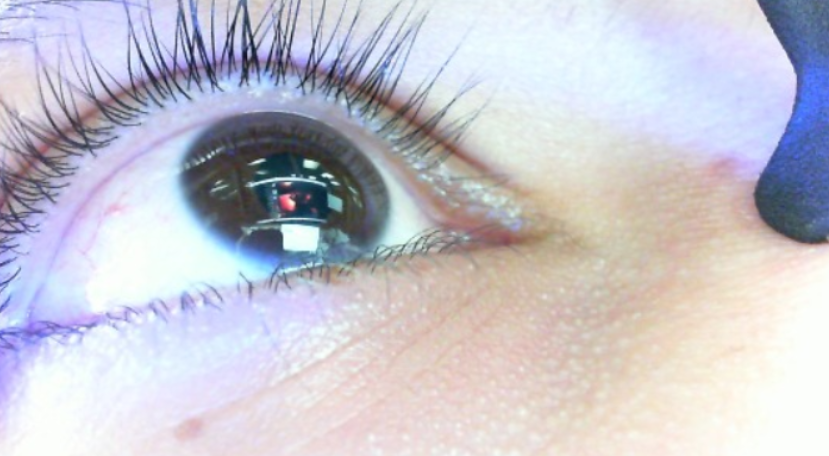
#> input picture EyeKnowYou/scriptpy/eye.PNG, 829 x 456 px; its folder holds only this picture in this run
$ python -i detect_iris.py   (imports and definitions only)
#> lines starting #> are read from the running program, lines starting #| are printed output that depends on the picture
#> further down, picture is the input picture: shape (456, 829, 3); mean B, G, R 206.8, 197.2, 198.4
from matplotlib import pyplot as plt
import cv2
import numpy as np
import argparse

# initialize the list of reference points and boolean indicating
# whether cropping is being performed or not
refPt = []
cropping = False
cropped = False

def bottom_hat_median_blurr(image):
    """
    Bottom hat filtering and smoothing with median filter
    :param image: image
    :return: filtered image
    """
    cimg = cv2.cvtColor(image, cv2.COLOR_BGR2GRAY)
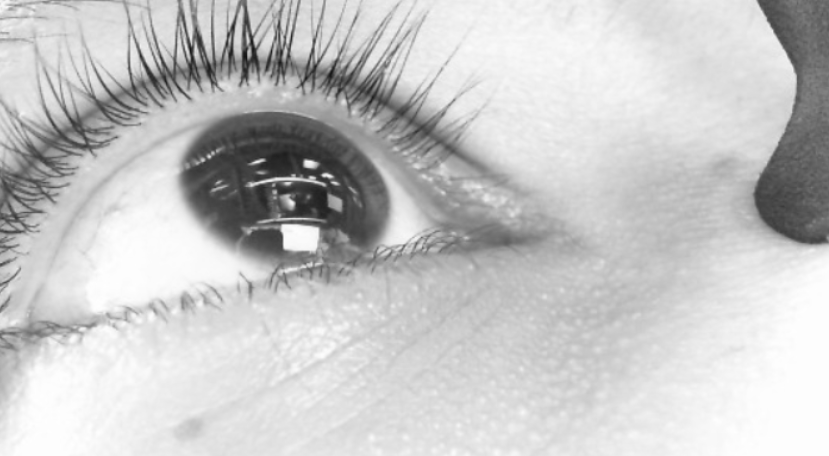
#> cimg: shape (456, 829); min 20, max 254, mean 198.6
    kernel = cv2.getStructuringElement(cv2.MORPH_ELLIPSE, (5, 5))
    blackhat = cv2.morphologyEx(cimg, cv2.MORPH_BLACKHAT, kernel)
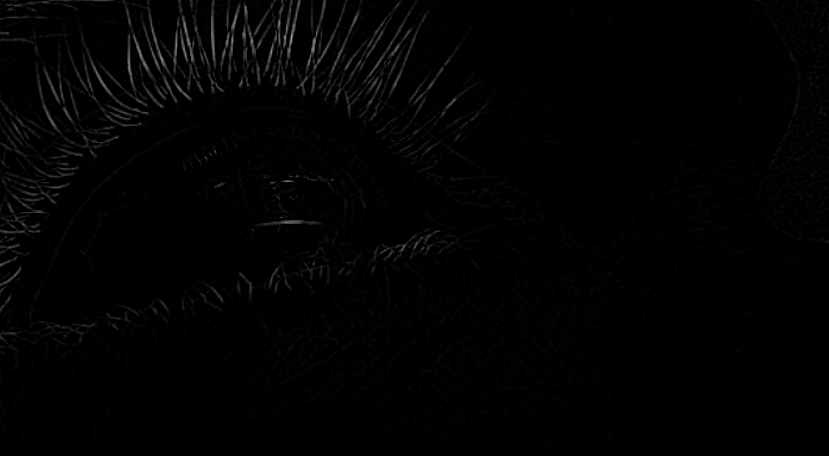
#> blackhat: shape (456, 829); min 0, max 160, mean 2.5
    bottom_hat_filtered = cv2.add(blackhat, cimg)
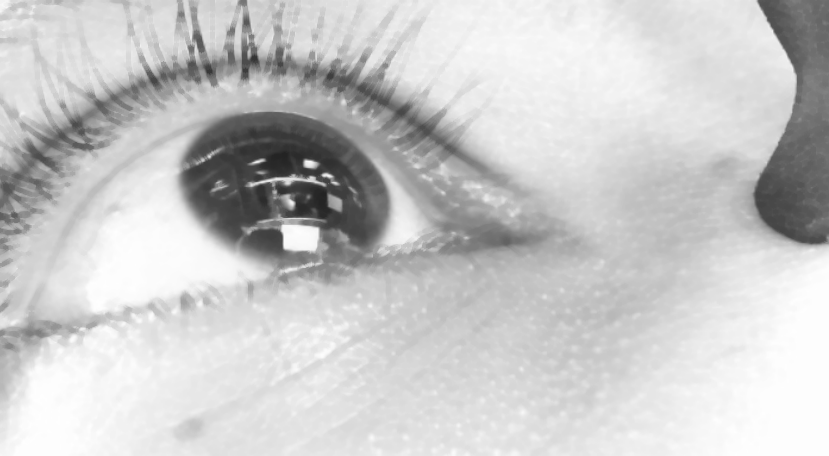
#> bottom_hat_filtered: shape (456, 829); min 35, max 254, mean 201.1
    return cv2.medianBlur(bottom_hat_filtered, 17)
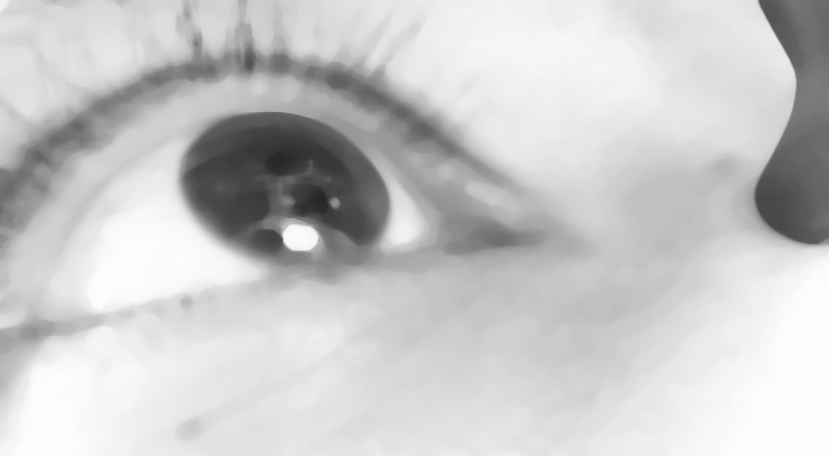
#> returned value: shape (456, 829); min 39, max 253, mean 201.1


def adjust_gamma(image, gamma=1.0):
    """
    Building a lookup table mapping the pixel values [0, 255] to
    their adjusted gamma values. Increasing contrast
    :param image: image
    :param gamma: adjusting coefficient
    :return: adjusted image
    """
#> called with gamma = 10
    inv_gamma = 1.0 / gamma
    table = np.array([((i / 255.0) ** inv_gamma) * 255
                      for i in np.arange(0, 256)]).astype("uint8")
    # apply gamma correction using the lookup table
    return cv2.LUT(image, table)
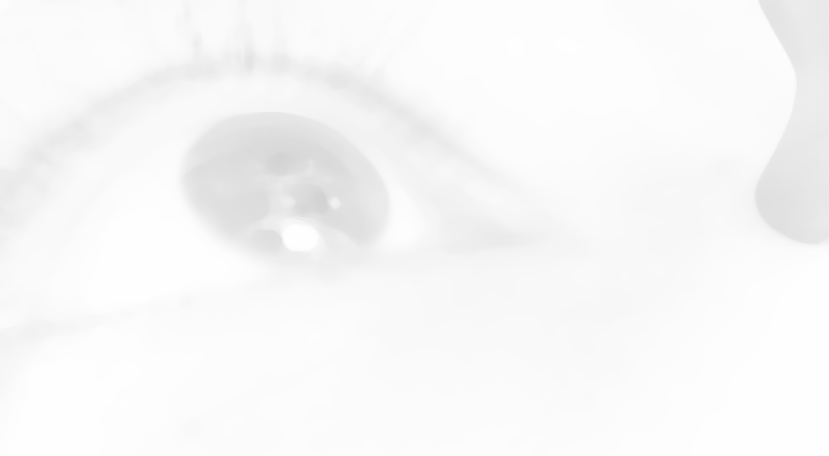
#> returned value: shape (456, 829); min 211, max 254, mean 247.6


def detect_inner_circle(img, canny_param=20, hough_param=20):
    """
    Detecting inner iris circle after filtering
    :param img: image
    :param canny_param: higher threshold for canny edge detector
    :param hough_param: threshold parameter for Hough circle transform
    :return:
    """
    filtered = bottom_hat_median_blurr(img)
    adjusted = adjust_gamma(filtered, 10)
    circles = cv2.HoughCircles(adjusted, cv2.HOUGH_GRADIENT, 1, 20,
                               param1=canny_param,
                               param2=hough_param,
                               minRadius=0)
#> circles = [[268.5, 245.5, 134.1], [254.5, 186.5, 73.8], [795.5, 194.5, 41], [232.5, 174.5, 52.1], [814.5, 173.5, 68.9], [300.5, 233.5, 18.8], [307.5, 204.5, 20.7], [338.5, 191.5, 44.4], [293.5, 270.5, 55.3], [262.5, 280.5, 73.2], [280.5, 210.5, 17.1]]
    inner_circle = [0, 0, 0]
    if circles is not None:
        inner_circle = np.uint16(np.around(circles[0][0])).tolist()
#> inner_circle = [268, 246, 134]
    return inner_circle


# [115 lines left out: functions detect_pupil, click_and_crop, click_iris, get_cordinates, not called in this run]


# [9 lines of commented-out code are left out]

>>> import cv2
>>> picture = cv2.imread('eye.PNG')
>>> result = detect_inner_circle(picture)
#> result = [268, 246, 134]
